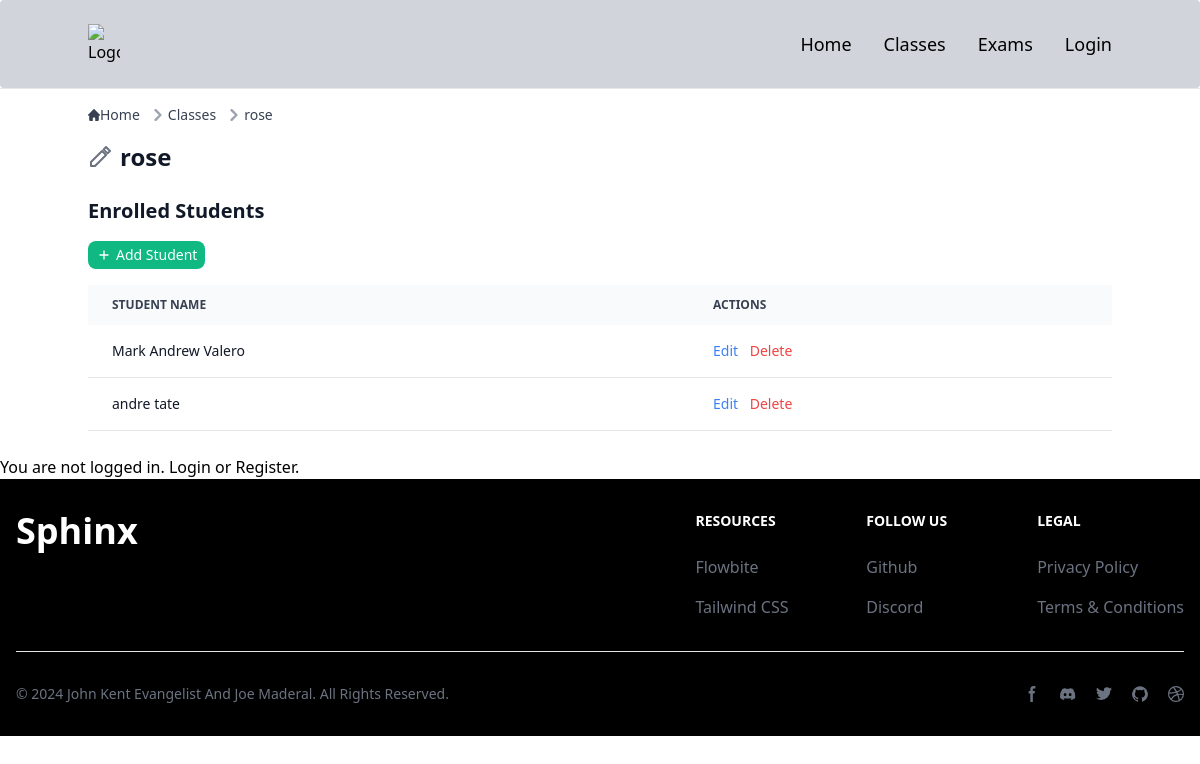
Page /classes/1/ on the earlier database version.
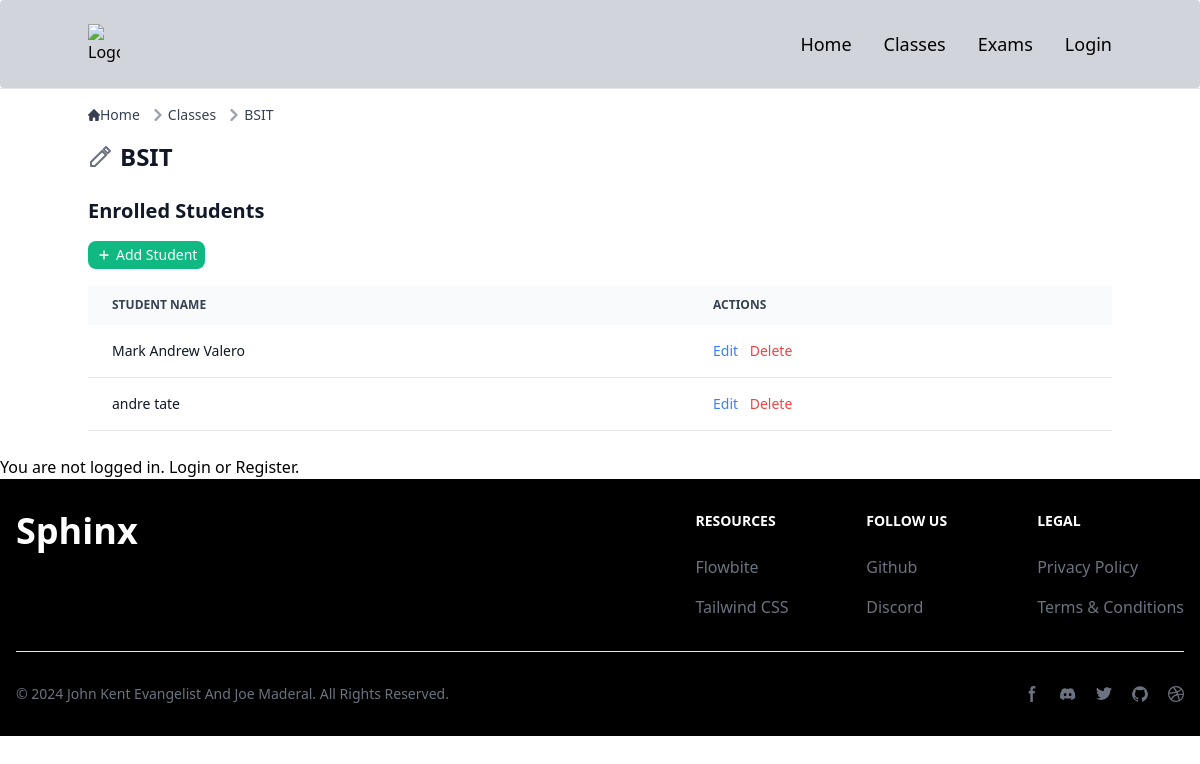
Same page on the later database version.
### smartscoreapp/models.py (models this page shows, shortened)
class Class(models.Model):
    name = models.CharField(max_length=100)
    description = models.TextField(default="No description provided")

### smartscoreapp/views.py (the view)
# urls.py: path('classes/<int:class_id>/', class_detail_view, name='class_detail'),
def class_detail_view(request, class_id):
    class_instance = get_object_or_404(Class, id=class_id)
    students = class_instance.students.all()
    if request.method == 'POST':
        form = ClassNameForm(request.POST, instance=class_instance)
        if form.is_valid():
            form.save()
            messages.success(request, 'Class name updated successfully.')
            return redirect('class_detail', class_id=class_instance.id)
        else:
            messages.error(request, 'Error updating class name. Please check the form.')
    else:
        form = ClassNameForm(instance=class_instance)
    context = {
        'class': class_instance,
        'students': students,
        'form': form,
    }
    return render(request, 'class_detail.html', context)

### templates/class_detail.html (shortened to what this page needs)
{% extends "base.html" %}
{% block content %}
  <nav class="flex mb-4" aria-label="Breadcrumb">
    <ol class="inline-flex items-center space-x-1 md:space-x-2 rtl:space-x-reverse">
      <li class="inline-flex items-center">
        <a href="{% url 'index' %}" class="inline-flex items-center text-sm font-medium text-gray-700 hover:text-blue-600 dark:text-gray-400 dark:hover:text-white">
          Home
        </a>
      </li>
      <li class="flex items-center">
        <svg class="rtl:rotate-180 w-3 h-3 text-gray-400 mx-1" aria-hidden="true" xmlns="http://www.w3.org/2000/svg" fill="none" viewBox="0 0 6 10">
          <path stroke="currentColor" stroke-linecap="round" stroke-linejoin="round" stroke-width="2" d="m1 9 4-4-4-4"/>
        </svg>
        <a href="{% url 'classes' %}" class="text-sm font-medium text-gray-700 hover:text-blue-600 dark:text-gray-400 dark:hover:text-white">Classes</a>
      </li>
      <li class="flex items-center">
        <svg class="rtl:rotate-180 w-3 h-3 text-gray-400 mx-1" aria-hidden="true" xmlns="http://www.w3.org/2000/svg" fill="none" viewBox="0 0 6 10">
          <path stroke="currentColor" stroke-linecap="round" stroke-linejoin="round" stroke-width="2" d="m1 9 4-4-4-4"/>
        </svg>
        <span class="text-sm font-medium text-gray-700 dark:text-gray-400">{{ class.name }}</span>
      </li>
    </ol>
  </nav>
  <div class="mb-6 flex items-center cursor-pointer" onclick="openUpdateClassModal()">
    <h1 class="text-2xl font-semibold text-gray-900 dark:text-white" onclick="openUpdateClassModal()">{{ class.name }}</h1>
  </div>
  <h2 class="text-xl font-semibold text-gray-900 dark:text-white mb-4">Enrolled Students</h2>
  <div class="mb-4">
    <button
      class="flex items-center text-sm text-white bg-green-500 hover:bg-green-600 px-2 py-1 rounded-lg focus:outline-none"
      onclick="openAddStudentModal()">
      <svg class="w-4 h-4 mr-1" fill="none" stroke="currentColor" viewBox="0 0 24 24" xmlns="http://www.w3.org/2000/svg">
        <path stroke-linecap="round" stroke-linejoin="round" stroke-width="2" d="M12 6v6m0 0v6m0-6h6m-6 0H6"></path>
      </svg>
      Add Student
    </button>
  </div>
<div class="relative overflow-x-auto mb-6">
  <table class="w-full text-sm text-left rtl:text-right text-gray-500 dark:text-gray-400">
    <thead class="text-xs text-gray-700 uppercase bg-gray-50 dark:bg-gray-700 dark:text-gray-400">
      <tr>
        <th scope="col" class="px-6 py-3">Student Name</th>
        <th scope="col" class="px-6 py-3">Actions</th>
      </tr>
    </thead>
    <tbody>
      {% for student in students %}
      <tr class="bg-white border-b dark:bg-gray-800 dark:border-gray-700">
        <td class="px-6 py-4 font-medium text-gray-900 dark:text-white">{{ student.name }}</td>
        <td class="px-6 py-4">
          <button class="text-blue-500 hover:text-blue-600 dark:text-blue-400 dark:hover:text-blue-500 mr-2"
            onclick="openEditModal('{{ student.id }}', '{{ student.name }}')">Edit</button>
          <button class="text-red-500 hover:text-red-600 dark:text-red-400 dark:hover:text-red-500"
            onclick="openDeleteModal('{{ student.id }}', '{{ student.name }}')">Delete</button>
        </td>
      </tr>
      {% empty %}
      <tr class="bg-white border-b dark:bg-gray-800 dark:border-gray-700">
        <td colspan="2"
          class="px-6 py-4 text-center text-gray-500 dark:text-gray-400">No students enrolled yet.</td>
      </tr>
      {% endfor %}
    </tbody>
  </table>
</div>
{% endblock %}

Differences in the rows shown:
changed Class: name "rose" → "BSIT"
